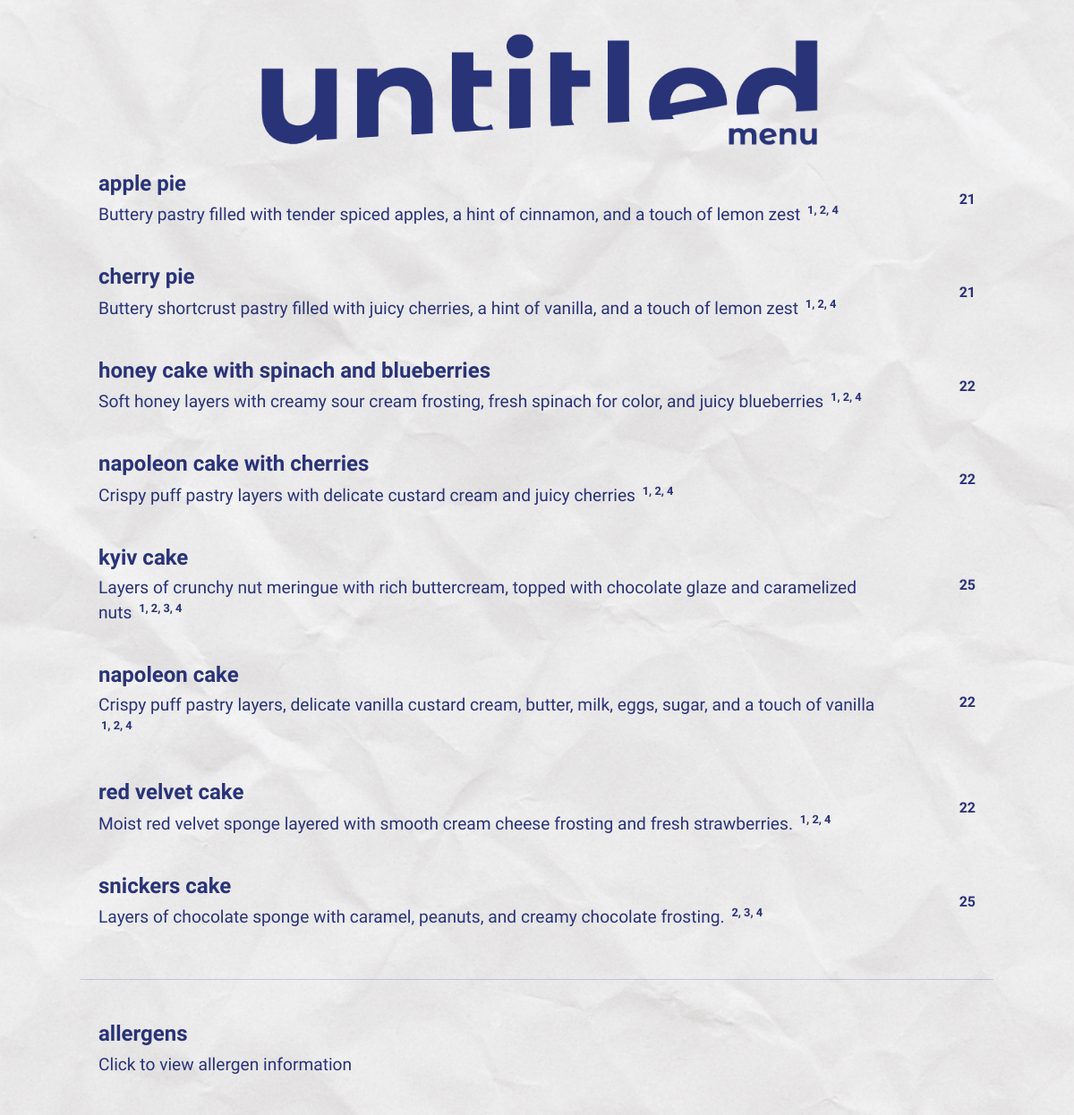
Screenshot of /sweets/ with the database file from the repository.
### menu/models.py (models this page shows, shortened)
class Sweet(models.Model):
    name = models.CharField(max_length=100)
    image = models.ImageField(upload_to='menu/images/', blank=True, null=True)
    description = models.TextField(blank=True)
    allergens = models.TextField(blank=True)
    price = models.DecimalField(max_digits=8, decimal_places=2, default=0)
    order = models.PositiveIntegerField(default=0)
    is_active = models.BooleanField(default=True)
    created_at = models.DateTimeField(auto_now_add=True, blank=True, null=True)
    updated_at = models.DateTimeField(auto_now=True, blank=True, null=True)
    @property
    def price_display(self):
        if self.price == self.price.to_integral_value():
            return int(self.price)
        return self.price

### menu/views.py (the view)
# urls.py: path('sweets/', views.sweets_list, name='sweets'),
def sweets_list(request):
    sweets = Sweet.objects.filter(is_active=True).order_by('order', 'name')
    return render(request, 'menu/sweets.html', {'sweets': sweets})

### menu/templates/menu/sweets.html (shortened to what this page needs)
{% extends 'menu/base.html' %}
{% load static %}
{% block body_class %}sweets-page{% endblock %}
{% block content %}
<div class="menu-page">
    <div class="logo">
        <img src="{% static 'menu/images/logo_menu.png' %}" alt="Untitled Sweets" class="logo-img">
    </div>
    {% for sweet in sweets %}
        <div class="menu-item" data-id="{{ sweet.id }}" {% if sweet.description %}data-description="{{ sweet.description }}"{% endif %} {% if sweet.image %}data-image="{{ sweet.image.url }}"{% endif %}>
            <div class="menu-center">
                <h3>{{ sweet.name }}</h3>
                {% if sweet.description %}
                    <p class="description">
                        {{ sweet.description }}
                        {% if sweet.allergens %}
                            <sup class="allergens-sup">{{ sweet.allergens }}</sup>
                        {% endif %}
                    </p>
                {% elif sweet.allergens %}
                    <p class="description">
                        <sup class="allergens-sup">{{ sweet.allergens }}</sup>
                    </p>
                {% endif %}
            </div>
            <div class="menu-right">
                <p>{{ sweet.price_display }}</p>
            </div>
        </div>
    {% empty %}
        <p class="empty">No sweets available 🍰</p>
    {% endfor %}
    <div class="allergens-section">
        <div class="menu-item allergens-item" data-allergens-info="true">
            <div class="menu-center">
                <h3>Allergens</h3>
                <p class="description">Click to view allergen information</p>
            </div>
        </div>
    </div>
</div>
{% endblock %}

### menu/static/menu/css/styles.css (style rules this page uses)
body { background-image: url("../images/background.png"); background-size: cover; background-position: center; background-repeat: no-repeat; background-attachment: fixed; color: #293378; font-family: 'Montserrat Alternates', sans-serif; font-weight: bold; margin: 0; padding: 0; text-align: center; overflow-x: hidden; }
.logo { display: flex; justify-content: center; align-items: center; }
.logo-img { position: absolute; width: 55%; max-width: 550px; height: auto; }
.menu-page { text-align: left; padding: 50px 90px 20px; color: #293378; min-height: 100vh; }
.menu-page .logo { color: #293378; text-align: center; margin-top: 50px; margin-bottom: 75px; font-size: 2.5rem; font-weight: 700; text-transform: lowercase; letter-spacing: -1px; }
.menu-page .logo img { width: 75%; max-width: 650px; height: auto; display: block; margin: 0 auto; }
.menu-item { display: flex; justify-content: space-between; align-items: center; gap: 40px; padding: 0; line-height: 1.2; margin: 0; height: auto; }
.menu-center { flex: 1; text-align: left; overflow: hidden; }
.menu-right { flex: 0 0 auto; text-align: left; min-width: 40px; }
.menu-item h3 { color: #293378; font-size: clamp(0.2rem, 3vw, 1.5rem); margin: 0; padding: 0; text-transform: lowercase; white-space: nowrap; line-height: 1.2; }
.menu-item p { color: #293378; margin: 0; padding: 0; font-size: clamp(0.2rem, 2vw, 1rem); white-space: nowrap; line-height: 1.2; }
.description, .ingredients { font-size: 0.8rem; color: #666; margin: 2px 0; line-height: 1.2; }
.menu-center .description { font-size: clamp(0.0rem, 2vw, 1.2rem); color: #293378; margin: 5px 0 0 0; line-height: 1.3; font-weight: normal; }
.allergens-sup { font-size: clamp(0.0rem, 1.5vw, 0.8rem); color: #293378; font-weight: bold; margin-left: 3px; vertical-align: super; }
.toasts-page .menu-item, .sweets-page .menu-item { display: flex; align-items: center; justify-content: space-between; padding: 15px 20px; margin-bottom: 10px; }
.toasts-page .menu-center, .sweets-page .menu-center { flex: 1; text-align: left; }
.toasts-page .menu-right, .sweets-page .menu-right { flex: 0 0 auto; text-align: right; margin-left: 20px; }
.toasts-page .menu-center .description, .sweets-page .menu-center .description { word-wrap: break-word; word-break: break-word; overflow-wrap: break-word; white-space: normal; line-height: 1.4; max-width: 100%; }
.toasts-page .menu-center h3, .sweets-page .menu-center h3 { white-space: normal; word-wrap: break-word; word-break: normal; overflow-wrap: break-word; line-height: 1.3; hyphens: none; }
.allergens-section { margin-top: 40px; padding-top: 20px; border-top: 1px solid rgba(41, 51, 120, 0.2); }
.allergens-item { margin: 10px 0; }

### rows the page displays
Sweet: name "apple pie", description "Buttery pastry filled with tender spiced apples, a hint of cinnamon, and a touch of lemon zest", allergens "1, 2, 4", price_display "21"
Sweet: name "cherry pie", description "Buttery shortcrust pastry filled with juicy cherries, a hint of vanilla, and a touch of lemon zest", allergens "1, 2, 4", price_display "21"
Sweet: name "honey cake with spinach and blueberries", description "Soft honey layers with creamy sour cream frosting, fresh spinach for color, and juicy blueberries", allergens "1, 2, 4", price_display "22"
Sweet: name "napoleon cake with cherries", description "Crispy puff pastry layers with delicate custard cream and juicy cherries", allergens "1, 2, 4", price_display "22"
Sweet: name "kyiv cake", description "Layers of crunchy nut meringue with rich buttercream, topped with chocolate glaze and caramelized nuts", allergens "1, 2, 3, 4", price_display "25"
Sweet: name "napoleon cake", description "Crispy puff pastry layers, delicate vanilla custard cream, butter, milk, eggs, sugar, and a touch of vanilla", allergens "1, 2, 4", price_display "22"
Sweet: name "red velvet cake", description "Moist red velvet sponge layered with smooth cream cheese frosting and fresh strawberries.", allergens "1, 2, 4", price_display "22"
Sweet: name "snickers cake", description "Layers of chocolate sponge with caramel, peanuts, and creamy chocolate frosting.", allergens "2, 3, 4", price_display "25"
